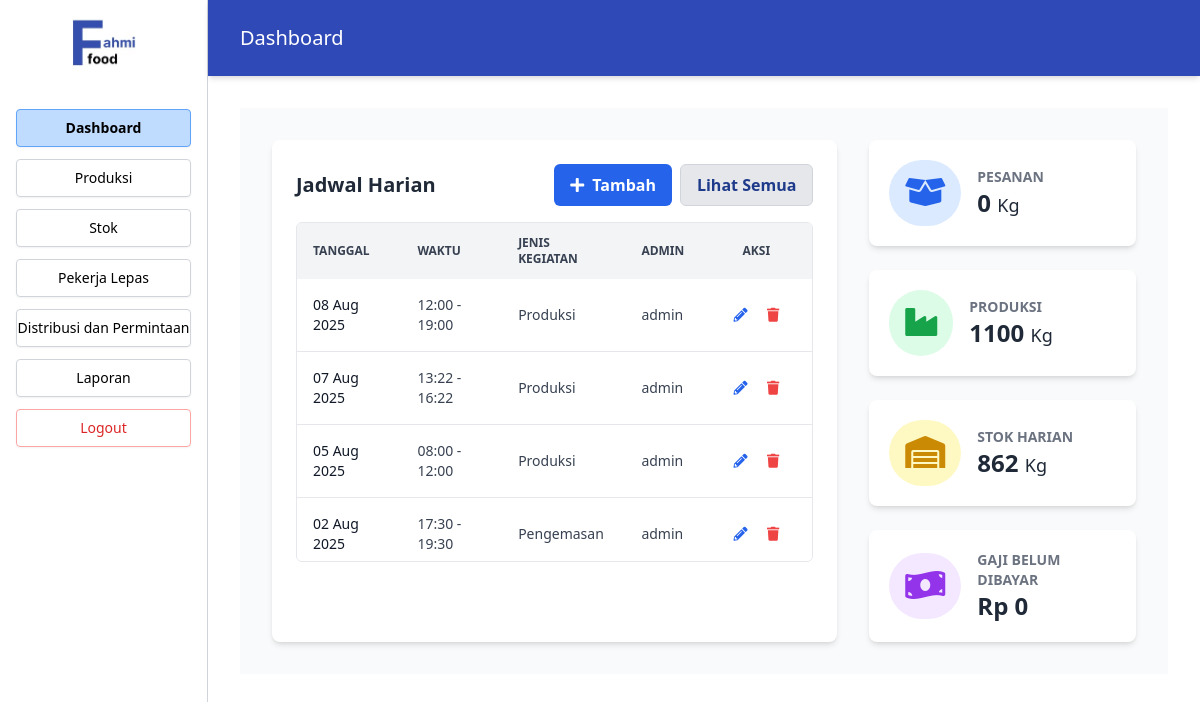
The app's page /Index.php (signed in), older data.
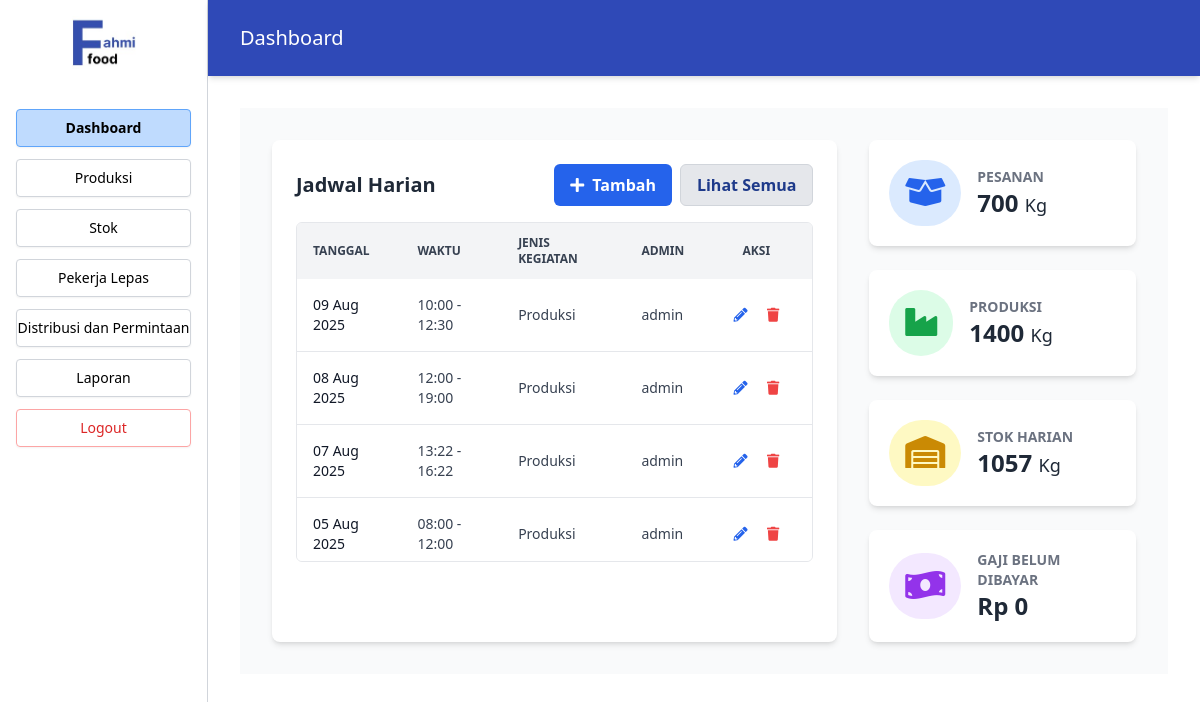
The same page, newer data.
### tables this page shows
CREATE TABLE `jadwal` (
  `id_jadwal` int(11) NOT NULL,
  `tanggal` date DEFAULT NULL,
  `waktu` time DEFAULT NULL,
  `waktu_mulai` time DEFAULT NULL,
  `waktu_selesai` time DEFAULT NULL,
  `jenis_kegiatan` varchar(100) DEFAULT NULL,
  `id_admin` int(11) DEFAULT NULL
);

### src/Dashboard.php (the view, shortened to what the changed rows need)
<?php
include 'koneksi.php';
$totalPesanan = $pdo->query("SELECT SUM(jumlah_pesanan) FROM distribusi")->fetchColumn() ?: 0;
$totalProduksi = $pdo->query("SELECT SUM(jumlah_produksi) FROM produksi")->fetchColumn() ?: 0;
$totalStok = $pdo->query("SELECT SUM(jumlah_stok) FROM stok")->fetchColumn() ?: 0;
$totalGaji = $pdo->query("SELECT SUM(total_gaji) FROM pembayaran_gaji WHERE status_pembayaran = 'Belum Dibayar'")->fetchColumn() ?? 0;
$jadwalList = $pdo->query("
  SELECT j.*, a.username
  FROM jadwal j
  LEFT JOIN admin a ON j.id_admin = a.id_admin
  ORDER BY tanggal DESC, waktu_mulai DESC
")->fetchAll(PDO::FETCH_ASSOC);
?>
<section class="flex-1 p-6 lg:p-8 bg-gray-50">
  <div class="max-w-7xl mx-auto space-y-6">
    <div class="grid grid-cols-1 lg:grid-cols-3 gap-6 lg:gap-8">
      <div class="lg:col-span-2 bg-white shadow-md rounded-lg p-6">
        <div class="flex justify-between items-center mb-4">
          <h2 class="text-xl font-bold text-gray-800 select-none">Jadwal Harian</h2>
          <div class="flex space-x-2">
            <button id="openFormBtn" aria-label="Tambah jadwal baru" class="bg-blue-600 hover:bg-blue-700 text-white font-bold py-2 px-4 rounded-md flex items-center transition-colors duration-300">
              <i class="fas fa-plus mr-2"></i> Tambah
            </button>
            <button id="lihatSemuaJadwalBtn" class="bg-gray-200 hover:bg-gray-300 text-blue-900 font-semibold px-4 py-2 rounded-md border border-gray-300">Lihat Semua</button>
          </div>
        </div>
        <div class="overflow-x-auto max-h-[340px] overflow-y-auto rounded-md border border-gray-200">
          <table class="w-full text-sm text-left text-gray-700">
            <thead class="text-xs text-gray-700 uppercase bg-gray-100 sticky top-0 z-10">
              <tr>
                <th class="py-3 px-4">Tanggal</th>
                <th class="py-3 px-4">Waktu</th>
                <th class="py-3 px-4">Jenis Kegiatan</th>
                <th class="py-3 px-4">Admin</th>
                <th class="py-3 px-4 text-center">Aksi</th>
              </tr>
            </thead>
            <tbody>
              <?php if (empty($jadwalList)): ?>
                <tr class="bg-white border-b">
                  <td colspan="5" class="py-6 px-4 text-center text-gray-500">
                    <i class="fas fa-calendar-times fa-2x mb-2 text-gray-400"></i>
                    <p>Belum ada jadwal.</p>
                  </td>
                </tr>
              <?php else: ?>
                <?php foreach ($jadwalList as $jadwal): ?>
                  <tr class="bg-white border-b hover:bg-gray-50 transition-colors duration-200">
                    <td class="py-4 px-4 font-medium text-gray-900"><?php echo htmlspecialchars(date('d M Y', strtotime($jadwal['tanggal']))); ?></td>
                    <td class="py-4 px-4"><?php echo htmlspecialchars(date('H:i', strtotime($jadwal['waktu_mulai']))) . ' - ' . htmlspecialchars(date('H:i', strtotime($jadwal['waktu_selesai']))); ?></td>
                    <td class="py-4 px-4"><?php echo htmlspecialchars($jadwal['jenis_kegiatan']); ?></td>
                    <td class="py-4 px-4"><?php echo htmlspecialchars($jadwal['username'] ?? '-'); ?></td>
                    <td class="py-4 px-4 text-center w-28">
                      <button class="text-blue-600 hover:text-blue-800 p-2 editBtn"
                        data-id="<?php echo $jadwal['id_jadwal']; ?>"
                        data-tanggal="<?php echo $jadwal['tanggal']; ?>"
                        data-mulai="<?php echo $jadwal['waktu_mulai']; ?>"
                        data-selesai="<?php echo $jadwal['waktu_selesai']; ?>"
                        data-kegiatan="<?php echo htmlspecialchars($jadwal['jenis_kegiatan']); ?>"
                        aria-label="Edit jadwal">
                        <i class="fas fa-pencil-alt"></i>
                      </button>
                      <button class="text-red-500 hover:text-red-700 p-2 deleteBtn"
                        data-id="<?php echo $jadwal['id_jadwal']; ?>"
                        aria-label="Delete jadwal">
                        <i class="fas fa-trash"></i>
                      </button>
                    </td>
                  </tr>
                <?php endforeach; ?>
              <?php endif; ?>
            </tbody>
          </table>
        </div>
      </div>
      <div class="lg:col-span-1 space-y-6">
        <div onclick="window.location.href='Index.php?page=distribusi';" class="bg-white shadow-md rounded-lg p-5 flex items-center cursor-pointer hover:shadow-lg transition-shadow duration-300">
          <div class="bg-blue-100 text-blue-600 rounded-full p-4 mr-4">
            <i class="fas fa-box-open fa-2x"></i>
          </div>
          <div>
            <h3 class="text-sm font-semibold text-gray-500 uppercase">Pesanan</h3>
            <p class="text-2xl font-bold text-gray-800"><?php echo htmlspecialchars($totalPesanan); ?> <span class="text-lg font-normal">Kg</span></p>
          </div>
        </div>
        <div onclick="window.location.href='Index.php?page=produksi';" class="bg-white shadow-md rounded-lg p-5 flex items-center cursor-pointer hover:shadow-lg transition-shadow duration-300">
          <div class="bg-green-100 text-green-600 rounded-full p-4 mr-4">
            <i class="fas fa-industry fa-2x"></i>
          </div>
          <div>
            <h3 class="text-sm font-semibold text-gray-500 uppercase">Produksi</h3>
            <p class="text-2xl font-bold text-gray-800"><?php echo htmlspecialchars($totalProduksi); ?> <span class="text-lg font-normal">Kg</span></p>
          </div>
        </div>
        <div onclick="window.location.href='Index.php?page=stok';" class="bg-white shadow-md rounded-lg p-5 flex items-center cursor-pointer hover:shadow-lg transition-shadow duration-300">
          <div class="bg-yellow-100 text-yellow-600 rounded-full p-4 mr-4">
            <i class="fas fa-warehouse fa-2x"></i>
          </div>
          <div>
            <h3 class="text-sm font-semibold text-gray-500 uppercase">Stok Harian</h3>
            <p class="text-2xl font-bold text-gray-800"><?php echo htmlspecialchars($totalStok); ?> <span class="text-lg font-normal">Kg</span></p>
          </div>
        </div>
        <div onclick="window.location.href='Index.php?page=pekerja';" class="bg-white shadow-md rounded-lg p-5 flex items-center cursor-pointer hover:shadow-lg transition-shadow duration-300">
          <div class="bg-purple-100 text-purple-600 rounded-full p-4 mr-4">
            <i class="fas fa-money-bill-wave fa-2x"></i>
          </div>
          <div>
            <h3 class="text-sm font-semibold text-gray-500 uppercase">Gaji Belum Dibayar</h3>
            <p class="text-2xl font-bold text-gray-800">Rp <?php echo number_format($totalGaji, 0, ',', '.'); ?></p>
          </div>
        </div>
      </div>
    </div>
  </div>
</section>

### index.php (shortened to what the changed rows need)
<?php
$page = isset($_GET['page']) ? $_GET['page'] : 'dashboard';
$src = [
  'login'     => 'Login.php',
  'dashboard' => 'src/Dashboard.php',
  'produksi'  => 'src/Produksi.php',
  'stok'      => 'src/Stok.php',
  'pekerja'   => 'src/Pekerja.php',
  'distribusi'=> 'src/Distribusi.php',
  'laporan'   => 'src/Laporan.php',
  'riwayat_gaji' => 'src/RiwayatGaji.php',
  'jadwal_lengkap' => 'src/jadwal_lengkap.php',
];
?>
<!DOCTYPE html>
<html lang="en">
<head>
  <script src="https://cdn.tailwindcss.com"></script>
  <link rel="stylesheet" href="https://cdnjs.cloudflare.com/ajax/libs/font-awesome/5.15.3/css/all.min.css" />
</head>
<body class="bg-white font-sans">
<?php if ($page !== 'login'): ?>
<div class="flex min-h-screen">
  <aside class="w-52 border-r border-gray-300 flex flex-col p-4 bg-white sticky top-0 h-screen">
    <nav class="flex flex-col space-y-3 text-sm">
      <?php
      $menuItems = [
        'dashboard' => 'Dashboard',
        'produksi' => 'Produksi',
        'stok' => 'Stok',
        'pekerja' => 'Pekerja Lepas',
        'distribusi' => 'Distribusi dan Permintaan',
        'laporan' => 'Laporan',
      ];
      foreach ($menuItems as $key => $label) {
        $isActive = ($page === $key) ? 'bg-blue-200 border-blue-400 font-semibold' : 'border-gray-300';
        echo "<a href='Index.php?page=$key' class='text-center py-2 rounded border $isActive shadow-sm text-black transition-all hover:bg-blue-100 hover:border-blue-300'>$label</a>";
      }
      ?>
      <a href="Logout.php" class="text-center py-2 rounded border border-red-300 shadow-sm text-red-600 transition-all hover:bg-red-100 hover:border-red-400">Logout</a>
    </nav>
  </aside>
  <main class="flex-1 flex flex-col">
    <header class="sticky top-0 bg-[#2f49b7] text-white px-8 py-6 shadow-md z-40">
      <h1 class="text-xl font-normal"><?= ucfirst($page) ?></h1>
    </header>
    <div class="p-8 overflow-y-auto">
      <?php
      if (array_key_exists($page, $src)) {
        include $src[$page];
      } else {
        echo "<p class='text-red-500'>src tidak ditemukan.</p>";
      }
      ?>
    </div>
  </main>
</div>
<?php else: ?>
  <?php include $src[$page]; ?>
<?php endif; ?>
</body>
</html>

Row changes from the older to the newer data that the page shows:
no longer on this page (row unchanged): jadwal: tanggal "02 Aug 2025", waktu_mulai "17:30", waktu_selesai "19:30", jenis_kegiatan "Pengemasan", id_admin.username "admin"
added jadwal: tanggal "09 Aug 2025", waktu_mulai "10:00", waktu_selesai "12:30", jenis_kegiatan "Produksi", id_admin.username "admin"
Text that changed along with them:
$totalPesanan: "0" → "700"
$totalProduksi: "1100" → "1400"
$totalStok: "862" → "1057"
